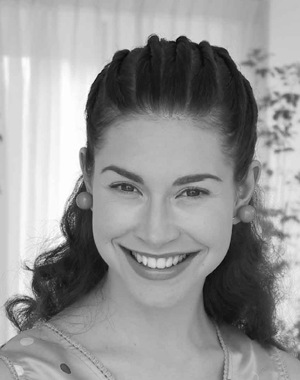
%> input picture komputerowePrzetwarzanieObrazu/zaj4/portret.jpg, 300 x 380 px
$ octave p4.m   (GNU Octave 9; MATLAB toolbox functions it lacks are replaced by stand-ins)
%> lines starting %> are read from the running program, lines starting %| are printed output that depends on the picture
L1 = imread('portret.jpg');
%> L1 is the input picture: size 380x300 uint8; min 5, max 255, mean 149.8
figure;
imshow(L1);
[r,c] = size(L1)
%> r = 380; c = 300
L2 = reshape(L1, r*2, c/2);
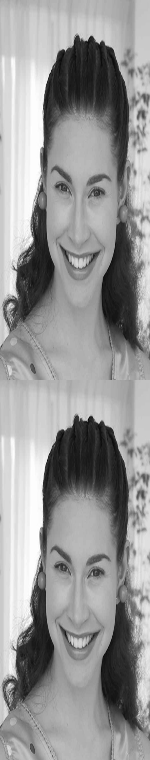
%> L2: size 760x150 uint8; min 5, max 255, mean 149.8; mean of the top-left, top-right, bottom-left and bottom-right quarters 164.1, 135.5, 163.8, 135.9
figure;
imshow(L2)
L3 = reshape(L1, r/2, c*2);
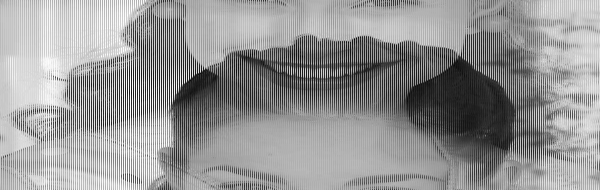
%> L3: size 190x600 uint8; min 5, max 255, mean 149.8; mean of the top-left, top-right, bottom-left and bottom-right quarters 164.7, 137.8, 163.1, 133.6
figure;
imshow(L3)
